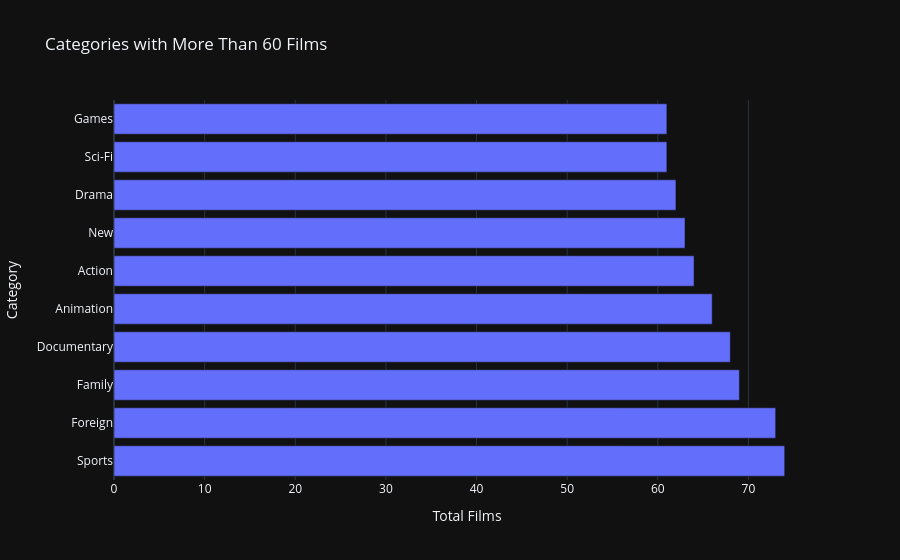

The code cell stored with this chart in its notebook:
### Markdown cell above
### Popular Categories

### Code cell
query_categories = """
    SELECT c.name AS category_name, COUNT(fc.film_id) AS total_films
    FROM pg.public.category c
    JOIN pg.public.film_category fc ON c.category_id = fc.category_id
    GROUP BY c.name
    HAVING COUNT(fc.film_id) > 60
    ORDER BY total_films DESC;
"""

df_cat = con.execute(query_categories).pl()

# Visualize with Plotly
fig_cat = px.bar(
    df_cat.to_pandas(),
    x="total_films",
    y="category_name",
    orientation="h",
    title="Categories with More Than 60 Films",
    labels={"category_name": "Category", "total_films": "Total Films"},
    template="plotly_dark"
)
fig_cat.show()

### Figure 1 — Plotly figure (JSON) as saved in the notebook; plotly's stock layout.template omitted (floating-point values rounded to 4 significant figures)
{"data": [{"hovertemplate": "Total Films=%{x}<br>Category=%{y}<extra></extra>", "legendgroup": "", "marker": {"color": "#636efa", "pattern": {"shape": ""}}, "name": "", "orientation": "h", "showlegend": false, "textposition": "auto", "type": "bar", "x": [74, 73, 69, 68, 66, 64, 63, 62, 61, 61], "xaxis": "x", "y": ["Sports", "Foreign", "Family", "Documentary", "Animation", "Action", "New", "Drama", "Sci-Fi", "Games"], "yaxis": "y"}], "layout": {"barmode": "relative", "legend": {"tracegroupgap": 0}, "title": {"text": "Categories with More Than 60 Films"}, "xaxis": {"anchor": "y", "domain": [0, 1], "title": {"text": "Total Films"}}, "yaxis": {"anchor": "x", "domain": [0, 1], "title": {"text": "Category"}}}}
